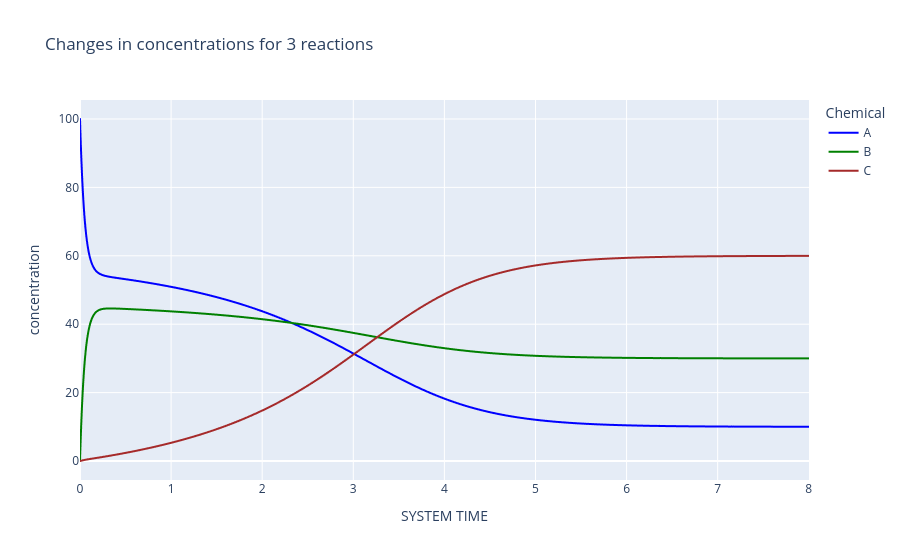

This figure's notebook cell:
### Code cell
dynamics.plot_history(chemicals=["A", "B", "C"])

### Figure 1 — Plotly figure (JSON) as saved in the notebook; plotly's stock layout.template omitted (floating-point values rounded to 4 significant figures; data arrays with more than 128 entries replaced by an {"elided": "..."} marker saying what was removed)
{"data": [{"hovertemplate": "Chemical=A<br>SYSTEM TIME=%{x}<br>concentration=%{y}<extra></extra>", "legendgroup": "A", "line": {"color": "blue", "dash": "solid"}, "marker": {"symbol": "circle"}, "mode": "lines", "name": "A", "showlegend": true, "type": "scattergl", "x": {"elided": "3628 float values"}, "xaxis": "x", "y": {"elided": "3628 float values"}, "yaxis": "y"}, {"hovertemplate": "Chemical=B<br>SYSTEM TIME=%{x}<br>concentration=%{y}<extra></extra>", "legendgroup": "B", "line": {"color": "green", "dash": "solid"}, "marker": {"symbol": "circle"}, "mode": "lines", "name": "B", "showlegend": true, "type": "scattergl", "x": {"elided": "3628 float values"}, "xaxis": "x", "y": {"elided": "3628 float values"}, "yaxis": "y"}, {"hovertemplate": "Chemical=C<br>SYSTEM TIME=%{x}<br>concentration=%{y}<extra></extra>", "legendgroup": "C", "line": {"color": "brown", "dash": "solid"}, "marker": {"symbol": "circle"}, "mode": "lines", "name": "C", "showlegend": true, "type": "scattergl", "x": {"elided": "3628 float values"}, "xaxis": "x", "y": {"elided": "3628 float values"}, "yaxis": "y"}], "layout": {"autosize": true, "legend": {"title": {"text": "Chemical"}, "tracegroupgap": 0}, "title": {"text": "Changes in concentrations for 3 reactions"}, "xaxis": {"anchor": "y", "autorange": true, "domain": [0, 1], "range": [0, 8.002], "title": {"text": "SYSTEM TIME"}, "type": "linear"}, "yaxis": {"anchor": "x", "autorange": true, "domain": [0, 1], "range": [-5.556, 105.6], "title": {"text": "concentration"}, "type": "linear"}}}
